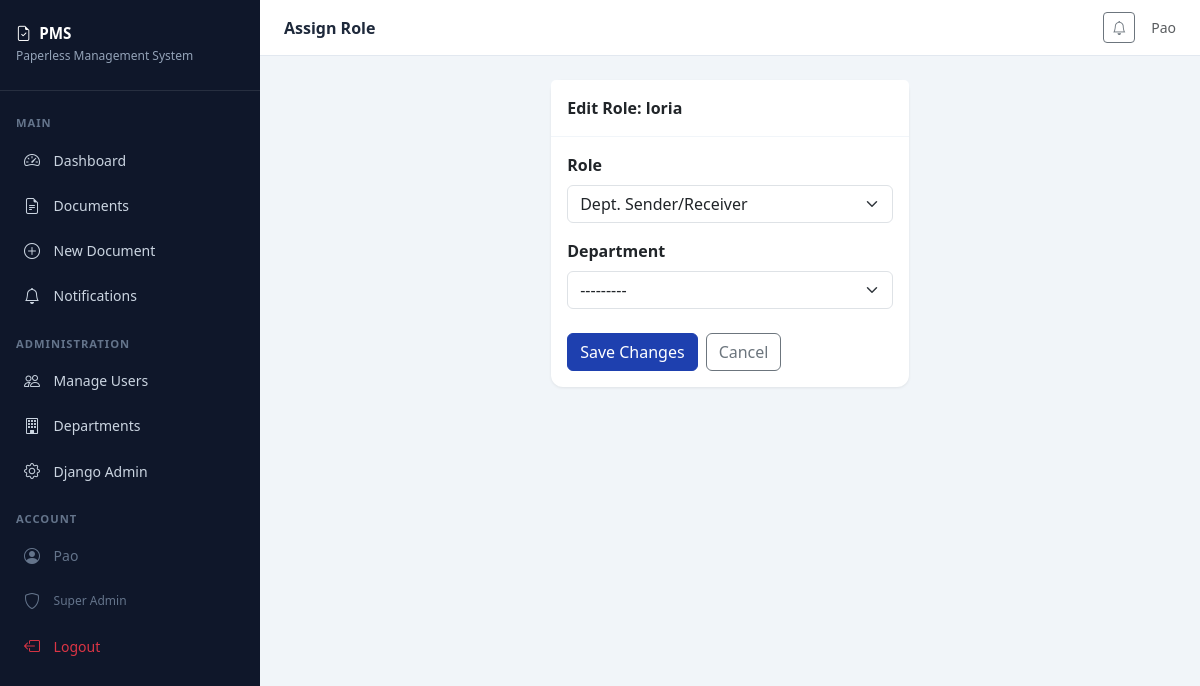
Page /admin-panel/users/2/role/ (signed in) on the committed database.
### dms/models.py (models this page shows, shortened)
class User(AbstractUser):
    ROLE_CHOICES = [
        ('super_admin', 'Super Admin'),
        ('dept_sender_receiver', 'Dept. Sender/Receiver'),
        ('dept_head', 'Dept. Head'),
        ('governor', 'Governor'),
        ('executive', 'Executive'),
    ]
    role = models.CharField(max_length=30, choices=ROLE_CHOICES, default='dept_sender_receiver')
    department = models.ForeignKey('Department', on_delete=models.SET_NULL, null=True, blank=True, related_name='members')

### dms/views.py (the view)
# urls.py: path('admin-panel/users/<int:pk>/role/', views.assign_role, name='assign_role'),
@login_required
@role_required(['super_admin'])
def assign_role(request, pk):
    user = get_object_or_404(User, pk=pk)
    form = UserRoleForm(request.POST or None, instance=user)
    if request.method == 'POST' and form.is_valid():
        form.save()
        messages.success(request, f'Role updated for {user.username}.')
        return redirect('manage_users')
    return render(request, 'admin/assign_role.html', {'form': form, 'target_user': user})

### dms/forms.py
class UserRoleForm(forms.ModelForm):
    class Meta:
        model = User
        fields = ['role', 'department']
        widgets = {
            'role': forms.Select(attrs={'class': 'form-select'}),
            'department': forms.Select(attrs={'class': 'form-select'}),
        }

### dms/models.py (called while the page is built)
    def __str__(self):
        return self.name

### dms/templates/admin/assign_role.html (shortened to what this page needs)
{% extends 'base.html' %}
{% block page_title %}Assign Role{% endblock %}
{% block content %}
<div class="row justify-content-center"><div class="col-lg-5">
<div class="card">
<div class="card-header py-3">Edit Role: {{ target_user.username }}</div>
<div class="card-body">
    <form method="post">{% csrf_token %}
    <div class="mb-3">
        <label class="form-label fw-semibold">Role</label>
        {{ form.role }}
    </div>
    <div class="mb-4">
        <label class="form-label fw-semibold">Department</label>
        {{ form.department }}
    </div>
    <div class="d-flex gap-2">
        <button type="submit" class="btn btn-primary">Save Changes</button>
        <a href="{% url 'manage_users' %}" class="btn btn-outline-secondary">Cancel</a>
    </div>
    </form>
</div>
</div>
</div></div>
{% endblock %}

### dms/templates/base.html (shortened to what this page needs)
<!DOCTYPE html>
<html lang="en">
<head>
    <link href="https://cdn.jsdelivr.net/npm/bootstrap@5.3.0/dist/css/bootstrap.min.css" rel="stylesheet">
    <link href="https://cdn.jsdelivr.net/npm/bootstrap-icons@1.11.0/font/bootstrap-icons.css" rel="stylesheet">
</head>
<body>
{% if user.is_authenticated %}
<div class="sidebar">
    <div class="sidebar-brand">
        <h5><i class="bi bi-file-earmark-check me-2"></i>PMS</h5>
        <small>Paperless Management System</small>
    </div>
    <nav class="py-2">
        <div class="nav-section-title">Main</div>
        <a href="{% url 'dashboard' %}" class="nav-link {% if request.resolver_match.url_name == 'dashboard' %}active{% endif %}">
            <i class="bi bi-speedometer2"></i> Dashboard
        </a>
        <a href="{% url 'document_list' %}" class="nav-link {% if 'document' in request.resolver_match.url_name %}active{% endif %}">
            <i class="bi bi-file-earmark-text"></i> Documents
        </a>
        <a href="{% url 'document_create' %}" class="nav-link">
            <i class="bi bi-plus-circle"></i> New Document
        </a>
        <a href="{% url 'notifications' %}" class="nav-link">
            <i class="bi bi-bell"></i> Notifications
        </a>
        {% if user.role == 'super_admin' or user.is_superuser %}
        <div class="nav-section-title">Administration</div>
        <a href="{% url 'manage_users' %}" class="nav-link">
            <i class="bi bi-people"></i> Manage Users
        </a>
        <a href="{% url 'manage_departments' %}" class="nav-link">
            <i class="bi bi-building"></i> Departments
        </a>
        <a href="/admin/" class="nav-link">
            <i class="bi bi-gear"></i> Django Admin
        </a>
        {% endif %}
        <div class="nav-section-title">Account</div>
        <div class="nav-link" style="cursor:default; color:#64748b;">
            <i class="bi bi-person-circle"></i>
            <span>{{ user.get_full_name|default:user.username }}</span>
        </div>
        <div class="nav-link" style="cursor:default; color:#64748b; font-size:0.75rem;">
            <i class="bi bi-shield"></i> {{ user.get_role_display }}
        </div>
        <a href="{% url 'logout' %}" class="nav-link text-danger">
            <i class="bi bi-box-arrow-left"></i> Logout
        </a>
    </nav>
</div>
<div class="main-content">
    <div class="topbar">
        <span class="topbar-title">{% block page_title %}Dashboard{% endblock %}</span>
        <div class="d-flex align-items-center gap-3">
            <a href="{% url 'notifications' %}" class="btn btn-sm btn-outline-secondary position-relative">
                <i class="bi bi-bell"></i>
            </a>
            <span class="text-muted small">{{ user.get_full_name|default:user.username }}</span>
        </div>
    </div>
    <div class="page-content">
        {% block content %}{% endblock %}
    </div>
</div>
{% else %}
{% block auth_content %}{% endblock %}
{% endif %}
</body>
</html>

### dms/templates/base.html (style rules this page uses)
:root { --sidebar-width: 260px; --primary: #1e40af; --primary-light: #3b82f6; --sidebar-bg: #0f172a; }
body { background: #f1f5f9; font-family: 'Segoe UI', sans-serif; }
.sidebar { width: var(--sidebar-width); min-height: 100vh; background: var(--sidebar-bg); position: fixed; top: 0; left: 0; z-index: 100; transition: all 0.3s; }
.sidebar-brand { padding: 1.5rem 1rem; border-bottom: 1px solid rgba(255,255,255,0.1); }
.sidebar-brand h5 { color: #fff; font-weight: 700; font-size: 0.95rem; margin: 0; }
.sidebar-brand small { color: #94a3b8; font-size: 0.75rem; }
.nav-section-title { color: #64748b; font-size: 0.7rem; text-transform: uppercase; letter-spacing: 1px; padding: 1rem 1rem 0.3rem; font-weight: 600; }
.sidebar .nav-link { color: #cbd5e1; padding: 0.6rem 1rem; border-radius: 8px; margin: 2px 8px; font-size: 0.875rem; display: flex; align-items: center; gap: 0.6rem; transition: all 0.2s; }
.sidebar .nav-link i { font-size: 1rem; width: 20px; }
.main-content { margin-left: var(--sidebar-width); min-height: 100vh; }
.topbar { background: #fff; border-bottom: 1px solid #e2e8f0; padding: 0.75rem 1.5rem; display: flex; align-items: center; justify-content: space-between; position: sticky; top: 0; z-index: 99; }
.topbar-title { font-weight: 600; color: #1e293b; }
.page-content { padding: 1.5rem; }
.card { border: none; border-radius: 12px; box-shadow: 0 1px 3px rgba(0,0,0,0.08); }
.card-header { background: #fff; border-bottom: 1px solid #f1f5f9; font-weight: 600; }
.btn-primary { background: var(--primary); border-color: var(--primary); }

### rows in the picture
User: get_full_name "Pao", role "Super Admin"
User: username "loria", role "Dept. Sender/Receiver", department "---------"
